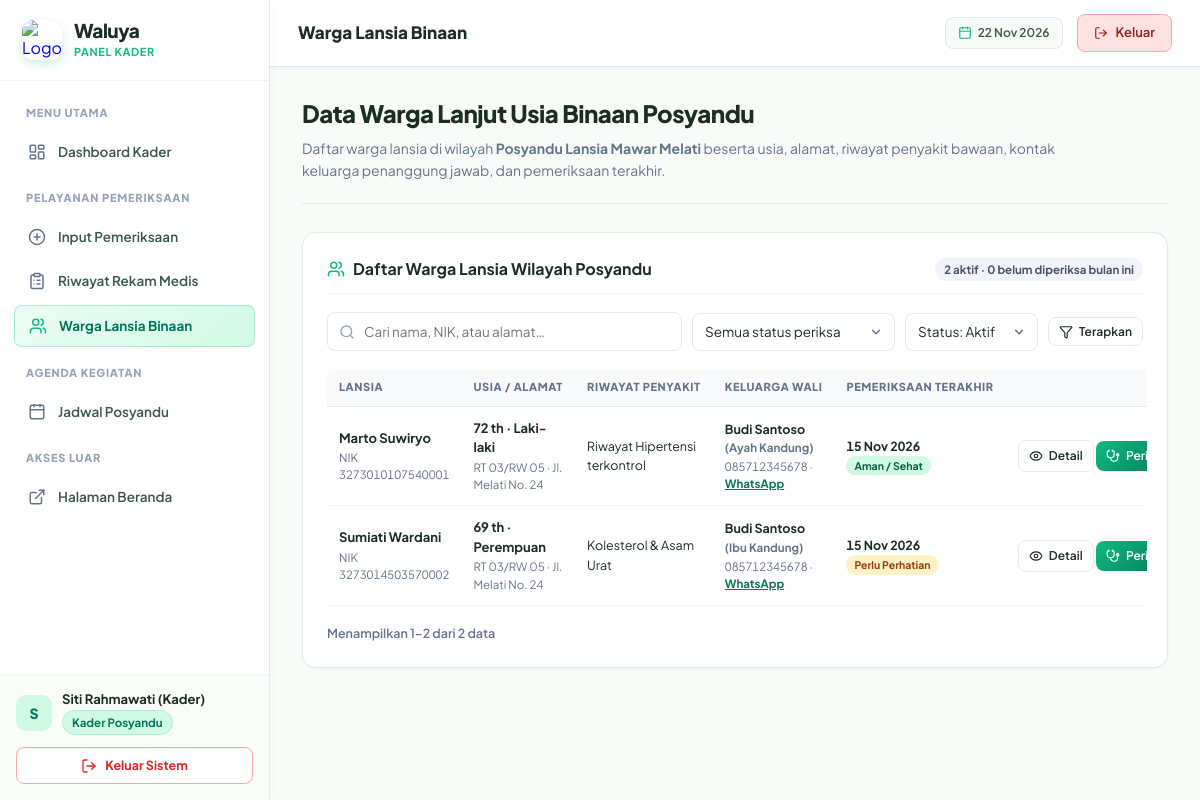
The page /kader/lansia.php (signed in) on the database its author committed.
### tables this page shows
CREATE TABLE `kader` (
  `id_kader` INT UNSIGNED NOT NULL AUTO_INCREMENT,
  `id_user` INT UNSIGNED NOT NULL UNIQUE,
  `id_posyandu` INT UNSIGNED NOT NULL,
  `nik` CHAR(16) NOT NULL UNIQUE,
  `jabatan` ENUM('Ketua', 'Sekretaris', 'Bendahara', 'Anggota') NOT NULL DEFAULT 'Anggota',
  `tanggal_bergabung` DATE NOT NULL,
  `status_kader` ENUM('aktif', 'cuti', 'nonaktif') NOT NULL DEFAULT 'aktif',
  `created_at` DATETIME NOT NULL DEFAULT CURRENT_TIMESTAMP,
  `updated_at` DATETIME NOT NULL DEFAULT CURRENT_TIMESTAMP ON UPDATE CURRENT_TIMESTAMP,
  PRIMARY KEY (`id_kader`),
  CONSTRAINT `fk_kader_user` FOREIGN KEY (`id_user`) REFERENCES `users` (`id_user`) ON DELETE CASCADE ON UPDATE CASCADE,
  CONSTRAINT `fk_kader_posyandu` FOREIGN KEY (`id_posyandu`) REFERENCES `posyandu` (`id_posyandu`) ON DELETE RESTRICT ON UPDATE CASCADE
);

CREATE TABLE `posyandu` (
  `id_posyandu` INT UNSIGNED NOT NULL AUTO_INCREMENT,
  `nama_posyandu` VARCHAR(100) NOT NULL,
  `alamat` VARCHAR(255) NOT NULL,
  `rt` VARCHAR(5) NOT NULL,
  `rw` VARCHAR(5) NOT NULL,
  `kelurahan` VARCHAR(100) NOT NULL,
  `kecamatan` VARCHAR(100) NOT NULL,
  `kota` VARCHAR(100) NOT NULL,
  `puskesmas_pembina` VARCHAR(100) NOT NULL,
  `kontak_posyandu` VARCHAR(30) NULL,
  `status` ENUM('aktif', 'nonaktif') NOT NULL DEFAULT 'aktif',
  `created_at` DATETIME NOT NULL DEFAULT CURRENT_TIMESTAMP,
  `updated_at` DATETIME NOT NULL DEFAULT CURRENT_TIMESTAMP ON UPDATE CURRENT_TIMESTAMP,
  PRIMARY KEY (`id_posyandu`)
);

CREATE TABLE `lansia` (
  `id_lansia` INT UNSIGNED NOT NULL AUTO_INCREMENT,
  `id_posyandu` INT UNSIGNED NOT NULL,
  `id_keluarga` INT UNSIGNED NULL COMMENT 'Penanggung jawab dari tabel keluarga',
  `nik` CHAR(16) NOT NULL UNIQUE,
  `no_kk` CHAR(16) NULL,
  `nama_lengkap` VARCHAR(100) NOT NULL,
  `tempat_lahir` VARCHAR(60) NOT NULL,
  `tanggal_lahir` DATE NOT NULL,
  `jenis_kelamin` ENUM('L', 'P') NOT NULL,
  `golongan_darah` ENUM('A', 'B', 'AB', 'O', 'Tidak Tahu') NOT NULL DEFAULT 'Tidak Tahu',
  `agama` VARCHAR(30) NOT NULL DEFAULT 'Islam',
  `alamat` TEXT NOT NULL,
  `rt` VARCHAR(5) NOT NULL,
  `rw` VARCHAR(5) NOT NULL,
  `no_hp` VARCHAR(20) NULL,
  `hubungan_keluarga` VARCHAR(50) NULL COMMENT 'Contoh: Ayah Kandung, Ibu Mertua, Kakek, Nenek',
  `riwayat_penyakit` TEXT NULL COMMENT 'Hipertensi, Kolesterol, Diabetes, dll',
  `riwayat_alergi` TEXT NULL,
  `status_lansia` ENUM('aktif', 'pindah', 'meninggal') NOT NULL DEFAULT 'aktif',
  `created_at` DATETIME NOT NULL DEFAULT CURRENT_TIMESTAMP,
  `updated_at` DATETIME NOT NULL DEFAULT CURRENT_TIMESTAMP ON UPDATE CURRENT_TIMESTAMP,
  PRIMARY KEY (`id_lansia`),
  CONSTRAINT `fk_lansia_posyandu` FOREIGN KEY (`id_posyandu`) REFERENCES `posyandu` (`id_posyandu`) ON DELETE RESTRICT ON UPDATE CASCADE,
  CONSTRAINT `fk_lansia_keluarga` FOREIGN KEY (`id_keluarga`) REFERENCES `keluarga` (`id_keluarga`) ON DELETE SET NULL ON UPDATE CASCADE
);

CREATE TABLE `users` (
  `id_user` INT UNSIGNED NOT NULL AUTO_INCREMENT,
  `nama_lengkap` VARCHAR(100) NOT NULL,
  `email` VARCHAR(100) NOT NULL UNIQUE,
  `no_hp` VARCHAR(20) NOT NULL UNIQUE,
  `password` VARCHAR(255) NOT NULL COMMENT 'Bcrypt Hash password',
  `role` ENUM('admin', 'kader', 'keluarga') NOT NULL DEFAULT 'keluarga',
  `status_akun` ENUM('pending', 'aktif', 'ditolak', 'nonaktif') NOT NULL DEFAULT 'pending' COMMENT 'Keluarga yang baru daftar statusnya pending hingga di-ACC admin',
  `id_admin_acc` INT UNSIGNED NULL COMMENT 'ID Admin yang menyetujui / memverifikasi akun',
  `tanggal_acc` DATETIME NULL COMMENT 'Waktu disetujui oleh admin',
  `catatan_acc` TEXT NULL COMMENT 'Catatan admin saat verifikasi atau alasan jika ditolak',
  `foto_profil` VARCHAR(255) DEFAULT 'default_avatar.png',
  `terakhir_login` DATETIME NULL,
  `created_at` DATETIME NOT NULL DEFAULT CURRENT_TIMESTAMP,
  `updated_at` DATETIME NOT NULL DEFAULT CURRENT_TIMESTAMP ON UPDATE CURRENT_TIMESTAMP,
  PRIMARY KEY (`id_user`),
  INDEX `idx_users_role` (`role`),
  INDEX `idx_users_status` (`status_akun`),
  CONSTRAINT `fk_users_admin_acc` FOREIGN KEY (`id_admin_acc`) REFERENCES `users` (`id_user`) ON DELETE SET NULL ON UPDATE CASCADE
);

CREATE TABLE `riwayat_kesehatan` (
  `id_riwayat` INT UNSIGNED NOT NULL AUTO_INCREMENT,
  `id_lansia` INT UNSIGNED NOT NULL,
  `id_kader` INT UNSIGNED NULL COMMENT 'Kader yang melakukan pemeriksaan fisik',
  `tanggal_pemeriksaan` DATE NOT NULL,
  `waktu_pemeriksaan` TIME NOT NULL,
  
   
  `berat_badan` DECIMAL(5,2) NOT NULL COMMENT 'kg',
  `tinggi_badan` DECIMAL(5,2) NOT NULL COMMENT 'cm',
  `imt` DECIMAL(5,2) NOT NULL COMMENT 'Indeks Massa Tubuh',
  `status_imt` ENUM('Kurus', 'Normal', 'Kelebihan BB', 'Obesitas') NOT NULL DEFAULT 'Normal',
  
   
  `tensi_sistolik` INT NOT NULL COMMENT 'mmHg (contoh: 120)',
  `tensi_diastolik` INT NOT NULL COMMENT 'mmHg (contoh: 80)',
  `status_tensi` ENUM('Hipotensi', 'Normal', 'Pra-hipertensi', 'Hipertensi 1', 'Hipertensi 2') NOT NULL DEFAULT 'Normal',
  `detak_jantung` INT NOT NULL COMMENT 'bpm (contoh: 78)',
  `suhu_tubuh` DECIMAL(4,2) NOT NULL COMMENT 'Celcius (contoh: 36.50)',
  
   
  `gula_darah` INT NULL COMMENT 'mg/dL (contoh: 110)',
  `status_gula_darah` ENUM('Rendah', 'Normal', 'Tinggi') NULL,
  `kolesterol` INT NULL COMMENT 'mg/dL (contoh: 180)',
  `status_kolesterol` ENUM('Normal', 'Tinggi') NULL,
  `asam_urat` DECIMAL(4,2) NULL COMMENT 'mg/dL (contoh: 5.2)',
  `status_asam_urat` ENUM('Normal', 'Tinggi') NULL,
  
   
  `keluhan` TEXT NULL COMMENT 'Keluhan fisik dari lansia',
  `catatan_kader` TEXT NULL COMMENT 'Tindakan atau saran gizi dari kader',
  `status_kondisi` ENUM('Aman / Sehat', 'Perlu Perhatian', 'Risiko Tinggi') NOT NULL DEFAULT 'Aman / Sehat',
  `rujukan_puskesmas` ENUM('Ya', 'Tidak') NOT NULL DEFAULT 'Tidak',
  
  `created_at` DATETIME NOT NULL DEFAULT CURRENT_TIMESTAMP,
  `updated_at` DATETIME NOT NULL DEFAULT CURRENT_TIMESTAMP ON UPDATE CURRENT_TIMESTAMP,
  PRIMARY KEY (`id_riwayat`),
  CONSTRAINT `fk_riwayat_lansia` FOREIGN KEY (`id_lansia`) REFERENCES `lansia` (`id_lansia`) ON DELETE CASCADE ON UPDATE CASCADE,
  CONSTRAINT `fk_riwayat_kader` FOREIGN KEY (`id_kader`) REFERENCES `kader` (`id_kader`) ON DELETE SET NULL ON UPDATE CASCADE,
  INDEX `idx_riwayat_tanggal` (`tanggal_pemeriksaan`),
  INDEX `idx_riwayat_kondisi` (`status_kondisi`)
);

### config/kesehatan.php (called while the page is built, shortened)
<?php
function badge_class(?string $status): string
{
    switch ($status) {
        case 'Normal':
        case 'Aman / Sehat':
        case 'aktif':
        case 'terjadwal':
            return 'badge-active';
        case 'Kelebihan BB':
        case 'Pra-hipertensi':
        case 'Perlu Perhatian':
        case 'Rendah':
        case 'Kurus':
        case 'Hipotensi':
            return 'badge-pending';
    }
}
function hitung_usia(string $tglLahir): int
{
    try {
        return (new DateTime($tglLahir))->diff(new DateTime('today'))->y;
    } catch (Exception $e) {
        return 0;
    }
}

### kader/lansia.php (the view, shortened to what this page needs)
<?php
require_once '../config/database.php';
require_once '../config/auth.php';
require_once '../config/kesehatan.php';
$kader = require_kader($pdo);
$q       = trim((string)($_GET['q'] ?? ''));
$status  = (string)($_GET['status'] ?? 'aktif');
$periksa = (string)($_GET['periksa'] ?? '');
$page    = max(1, (int)($_GET['page'] ?? 1));
$perPage = 10;
if (!in_array($periksa, ['belum', 'sudah'], true)) $periksa = '';
$awalBulan = date('Y-m-01');
$where  = ['l.id_posyandu = :p'];
$params = ['p' => $kader['id_posyandu']];
if ($status !== 'semua') {
    $where[] = 'l.status_lansia = :st';
    $params['st'] = $status;
}
$whereSql = implode(' AND ', $where);
$from = "FROM lansia l
         LEFT JOIN keluarga kel ON kel.id_keluarga = l.id_keluarga
         LEFT JOIN users uw ON uw.id_user = kel.id_user
         LEFT JOIN riwayat_kesehatan lr ON lr.id_riwayat = (
              SELECT r2.id_riwayat FROM riwayat_kesehatan r2 WHERE r2.id_lansia = l.id_lansia
               ORDER BY r2.tanggal_pemeriksaan DESC, r2.waktu_pemeriksaan DESC, r2.id_riwayat DESC LIMIT 1)";
$stmt = $pdo->prepare("SELECT COUNT(*) $from WHERE $whereSql");
$stmt->execute($params);
$total = (int)$stmt->fetchColumn();
$page = min($page, max(1, (int)ceil($total / $perPage)));
$offset = ($page - 1) * $perPage;
$stmt = $pdo->prepare(
    "SELECT l.*, uw.nama_lengkap AS nama_wali, uw.no_hp AS hp_wali, kel.kontak_darurat,
            lr.tanggal_pemeriksaan AS last_tgl, lr.status_kondisi AS last_kondisi
     $from WHERE $whereSql ORDER BY l.nama_lengkap LIMIT $perPage OFFSET $offset"
);
$stmt->execute($params);
$rows = $stmt->fetchAll();
$stmt = $pdo->prepare(
    "SELECT COUNT(*) AS aktif,
            SUM(CASE WHEN NOT EXISTS (SELECT 1 FROM riwayat_kesehatan r WHERE r.id_lansia = l.id_lansia AND r.tanggal_pemeriksaan >= :awal) THEN 1 ELSE 0 END) AS belum
       FROM lansia l WHERE l.id_posyandu = :p AND l.status_lansia = 'aktif'"
);
$stmt->execute(['p' => $kader['id_posyandu'], 'awal' => $awalBulan]);
$ringkas = $stmt->fetch();
function wa_link(?string $hp): ?string
{
    $d = preg_replace('/\D+/', '', (string)$hp);
    if ($d[0] === '0') $d = '62' . substr($d, 1);
    return 'https://wa.me/' . $d;
}
$has_filter = ($q !== '' || $periksa !== '' || $status !== 'aktif');
include '../components/kader-layout-top.php';
?>
<div class="welcome-banner">
    <h1 class="welcome-title">Data Warga Lanjut Usia Binaan Posyandu</h1>
    <p class="welcome-subtitle">
        Daftar warga lansia di wilayah <strong><?= e($kader['nama_posyandu']) ?></strong> beserta usia, alamat, riwayat penyakit bawaan, kontak keluarga penanggung jawab, dan pemeriksaan terakhir.
    </p>
</div>
<div class="card">
    <div class="card-header">
        <h3 class="card-title">
            <i data-lucide="users" style="width:18px;height:18px;color:var(--primary);"></i>
            Daftar Warga Lansia Wilayah Posyandu
        </h3>
        <span class="badge badge-muted"><?= (int)$ringkas['aktif'] ?> aktif · <?= (int)$ringkas['belum'] ?> belum diperiksa bulan ini</span>
    </div>
    <form method="get" class="toolbar">
        <div class="search-box">
            <input type="search" name="q" class="form-input" placeholder="Cari nama, NIK, atau alamat…" value="<?= e($q) ?>">
        </div>
        <select name="periksa" class="form-select" style="width:auto" aria-label="Filter pemeriksaan bulan ini">
            <option value="">Semua status periksa</option>
        </select>
        <select name="status" class="form-select" style="width:auto" aria-label="Filter status lansia">
            <option value="aktif" <?= $status === 'aktif' ? 'selected' : '' ?>>Status: Aktif</option>
        </select>
        <button class="btn btn-secondary btn-sm" type="submit"><i data-lucide="filter" style="width:14px;height:14px;"></i> Terapkan</button>
    </form>
    <?php if (!$rows): ?>
        <div class="empty-state">
            <i data-lucide="user-x"></i>
            <h4>Tidak ada data lansia</h4>
            <p><?= $has_filter ? 'Coba ubah atau reset filter pencarian.' : 'Admin belum menambahkan lansia untuk posyandu ini.' ?></p>
        </div>
    <?php else: ?>
        <div class="table-wrap">
            <table class="data-table table-responsive">
                <thead>
                    <tr>
                        <th>Lansia</th>
                        <th>Usia / Alamat</th>
                        <th>Riwayat Penyakit</th>
                        <th>Keluarga Wali</th>
                        <th>Pemeriksaan Terakhir</th>
                        <th class="col-actions">Aksi</th>
                    </tr>
                </thead>
                <tbody>
                <?php foreach ($rows as $r):
                    $hp  = $r['hp_wali'] ?: $r['kontak_darurat'];
                    $wa  = wa_link($hp);
                ?>
                    <tr>
                        <td data-label="Lansia">
                            <a href="lansia-detail.php?id=<?= (int)$r['id_lansia'] ?>" class="cell-main" style="text-decoration:none;color:inherit"><?= e($r['nama_lengkap']) ?></a>
                            <div class="cell-sub num">NIK <?= e($r['nik']) ?></div>
                        </td>
                        <td data-label="Usia / Alamat">
                            <div class="cell-main"><?= hitung_usia($r['tanggal_lahir']) ?> th · <?= $r['jenis_kelamin'] === 'L' ? 'Laki-laki' : 'Perempuan' ?></div>
                            <div class="cell-sub">RT <?= e($r['rt']) ?>/RW <?= e($r['rw']) ?> · <?= e($r['alamat']) ?></div>
                        </td>
                        <td data-label="Penyakit">
                            <?php if ($r['riwayat_penyakit']): ?>
                                <span style="font-size:12.5px"><?= e($r['riwayat_penyakit']) ?></span>
                            <?php else: ?><span class="cell-sub">—</span><?php endif; ?>
                        </td>
                        <td data-label="Keluarga Wali">
                            <?php if ($r['nama_wali'] || $hp): ?>
                                <div class="cell-main" style="font-size:12.5px"><?= e($r['nama_wali'] ?: 'Keluarga') ?><?= $r['hubungan_keluarga'] ? ' <span class="cell-sub" style="display:inline">(' . e($r['hubungan_keluarga']) . ')</span>' : '' ?></div>
                                <div class="cell-sub num">
                                    <?= e($hp) ?>
                                    <?php if ($wa): ?> · <a href="<?= e($wa) ?>" target="_blank" rel="noopener noreferrer" style="color:var(--primary-dark);font-weight:700">WhatsApp</a><?php endif; ?>
                                </div>
                            <?php else: ?><span class="cell-sub">Belum terhubung</span><?php endif; ?>
                        </td>
                        <td data-label="Terakhir diperiksa">
                            <?php if ($r['last_tgl']): ?>
                                <div class="cell-main num" style="font-size:12.5px"><?= e(tgl_id($r['last_tgl'])) ?></div>
                                <span class="badge badge-sm <?= badge_class($r['last_kondisi']) ?>"><?= e($r['last_kondisi']) ?></span>
                            <?php else: ?>
                                <span class="badge badge-sm badge-muted">Belum pernah</span>
                            <?php endif; ?>
                        </td>
                        <td class="col-actions">
                            <a href="lansia-detail.php?id=<?= (int)$r['id_lansia'] ?>" class="btn btn-secondary btn-sm" title="Lihat detail & tren"><i data-lucide="eye" style="width:14px;height:14px;"></i> Detail</a>
                            <?php if ($r['status_lansia'] === 'aktif' && $kader['can_write']): ?>
                                <a href="input-pemeriksaan.php?id_lansia=<?= (int)$r['id_lansia'] ?>" class="btn btn-primary btn-sm"><i data-lucide="stethoscope" style="width:14px;height:14px;"></i> Periksa</a>
                            <?php endif; ?>
                        </td>
                    </tr>
                <?php endforeach; ?>
                </tbody>
            </table>
        </div>
        <?= render_pagination($page, $perPage, $total) ?>
    <?php endif; ?>
</div>
<?php include '../components/kader-layout-bottom.php'; ?>

### config/auth.php (shortened to what this page needs)
<?php
function e($value): string
{
    return htmlspecialchars((string)($value ?? ''), ENT_QUOTES, 'UTF-8');
}
function require_kader(PDO $pdo): array
{
    $stmt = $pdo->prepare(
        "SELECT k.id_kader, k.id_posyandu, k.jabatan, k.status_kader, p.nama_posyandu, p.alamat AS alamat_posyandu
           FROM kader k
           JOIN posyandu p ON p.id_posyandu = k.id_posyandu
           JOIN users u ON u.id_user = k.id_user
          WHERE k.id_user = :uid AND u.status_akun = 'aktif'
          LIMIT 1"
    );
    $stmt->execute(['uid' => $_SESSION['user_id']]);
    $kader = $stmt->fetch();
    $kader['can_write'] = ($kader['status_kader'] === 'aktif');
    return $kader;
}
function tgl_id(?string $date, bool $withDay = false): string
{
    $ts = strtotime($date);
    $s = date('j', $ts) . ' ' . substr(BULAN_ID[(int)date('n', $ts)], 0, 3) . ' ' . date('Y', $ts);
    return $withDay ? HARI_ID[(int)date('w', $ts)] . ', ' . $s : $s;
}
function render_pagination(int $page, int $perPage, int $total): string
{
    $pages = max(1, (int)ceil($total / $perPage));
    $from  = $total ? ($page - 1) * $perPage + 1 : 0;
    $to    = min($total, $page * $perPage);
    $html  = '<div class="pagination"><div class="pg-info">Menampilkan ' . $from . '–' . $to . ' dari ' . $total . ' data</div>';
    return $html . '</div>';
}

### rows shown on the page
kader: id_posyandu.nama_posyandu "Posyandu Lansia Mawar Melati"
lansia: nama_lengkap "Marto Suwiryo", nik "3273010107540001", tanggal_lahir "72", jenis_kelamin "Laki-laki", rt "03", rw "05", alamat "Jl. Melati No. 24", riwayat_penyakit "Riwayat Hipertensi terkontrol", users.nama_lengkap "Budi Santoso", hubungan_keluarga "Ayah Kandung", users.no_hp "085712345678", riwayat_kesehatan.tanggal_pemeriksaan "15 Nov 2026", riwayat_kesehatan.status_kondisi "Aman / Sehat"
lansia: nama_lengkap "Sumiati Wardani", nik "3273014503570002", tanggal_lahir "69", jenis_kelamin "Perempuan", rt "03", rw "05", alamat "Jl. Melati No. 24", riwayat_penyakit "Kolesterol & Asam Urat", users.nama_lengkap "Budi Santoso", hubungan_keluarga "Ibu Kandung", users.no_hp "085712345678", riwayat_kesehatan.tanggal_pemeriksaan "15 Nov 2026", riwayat_kesehatan.status_kondisi "Perlu Perhatian", id_lansia "2"

### other values the page prints
$role_info['title'] "PANEL KADER"
substr($user_name, 0, 1) "S"
$user_name "Siti Rahmawati (Kader)"
$role_info['badge'] "Kader Posyandu"
$topbar_title "Warga Lansia Binaan"
$ringkas['aktif'] "2"
$ringkas['belum'] "0"
$from "1"
